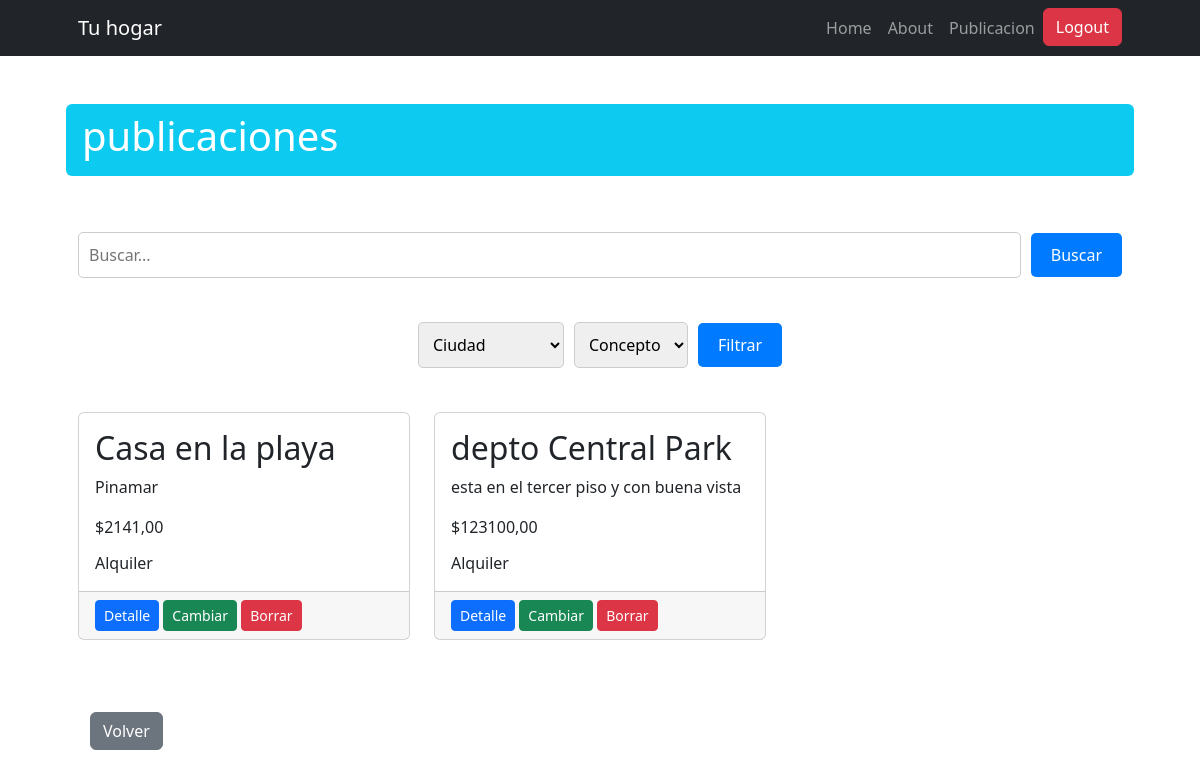
The app's page /publicacion/list/ (signed in) with its own data.
### publicacion/models.py (models this page shows, shortened)
class Ciudad(models.Model):
    ciudad = models.CharField(max_length=200)
    pais = models.ForeignKey(Pais, on_delete=models.SET_NULL, null=True, blank=True, related_name='ciudades')
    def __str__(self) -> str:
        return self.ciudad
    class Meta:
        verbose_name = "Ciudad"
        verbose_name_plural = "Ciudades"

class Concepto(models.Model):
    concepto = models.CharField(max_length=200)
    def __str__(self) -> str:
        return self.concepto
    class Meta:
        verbose_name = "Concepto"
        verbose_name_plural = "Conceptos"

class Publicacion(models.Model):
    nombre = models.CharField(max_length=200)
    precio = models.DecimalField(max_digits=15, decimal_places=2)
    descripcion = models.CharField(max_length=600)
    ciudad = models.ForeignKey(Ciudad, on_delete=models.SET_NULL, null=True, blank=True)
    concepto = models.ForeignKey(Concepto, on_delete=models.SET_NULL, null=True, blank=True)
    class Meta:
        verbose_name = "Publicación"
        verbose_name_plural = "Publicaciones"

### publicacion/views.py (the view)
# urls.py: path("list/", views.PublicacionList.as_view(), name="publicacion_list"),
class PublicacionList(ListView):
    model = models.Publicacion
    def get_queryset(self):
        queryset = super().get_queryset()
        consulta = self.request.GET.get("consulta")
        if consulta:
            queryset = queryset.filter(nombre__icontains=consulta)
        self.filter_form = PublicacionFilterForm(self.request.GET)
        if self.filter_form.is_valid():
            if self.filter_form.cleaned_data.get('pais'):
                queryset = queryset.filter(ciudad__pais=self.filter_form.cleaned_data['pais'])
            if self.filter_form.cleaned_data.get('ciudad'):
                queryset = queryset.filter(ciudad=self.filter_form.cleaned_data['ciudad'])
            if self.filter_form.cleaned_data.get('concepto'):
                queryset = queryset.filter(concepto=self.filter_form.cleaned_data['concepto'])
        return queryset
    def get_context_data(self, **kwargs):
        context = super().get_context_data(**kwargs)
        context['filter_form'] = self.filter_form
        return context

### publicacion/forms.py
class PublicacionFilterForm(forms.Form):
    ciudad = forms.ModelChoiceField(
        queryset=Ciudad.objects.all(),
        required=False,
        label='Ciudad',
        widget=forms.Select(attrs={'placeholder': 'Ciudad'})
    )
    concepto = forms.ModelChoiceField(
        queryset=Concepto.objects.all(),
        required=False,
        label='Concepto',
        widget=forms.Select(attrs={'placeholder': 'Concepto'})
    )
    def __init__(self, *args, **kwargs):
        super(PublicacionFilterForm, self).__init__(*args, **kwargs)
        self.fields['ciudad'].empty_label = "Ciudad"
        self.fields['concepto'].empty_label = "Concepto"

### publicacion/templates/publicacion/publicacion_list.html (shortened to what this page needs)
{% extends 'core/base.html' %}
{% block titulo %}
    publicaciones
{% endblock titulo %}
{% block contenido %}
    <div  >
        <form action="{% url 'publicacion:publicacion_list' %}" method="get" class="form-busqueda">
            <input type="text" name="consulta" placeholder="Buscar..." class="input-busqueda">
            <button type="submit" class="btn-filtrar">Buscar</button>
        </form>
    </div>
    <div class="filter-container py-lg-4">
        <form method="get" class="form-filtro">
            {{ filter_form.ciudad }}
            {{ filter_form.concepto }}
            <button type="submit" class="btn-filtrar">Filtrar</button>
        </form>
    </div>
    <div class="row row-cols-1 row-cols-md-2">
        {% for publicacion in object_list %}
            <div class="col-md-4 mb-5">
                <div class="card h-100">
                    <div class="card-body">
                        <h2 class="card-title">{{ publicacion.nombre }}</h2>
                        <p class="card-text">{{ publicacion.descripcion }}</p>
                        <p class="card-text">${{ publicacion.precio }}</p>
                        <p class="card-subtitle col-10 "> {{ publicacion.concepto }}</p>
                    </div>
                    <div class="card-footer">
                        <a class="btn btn-primary btn-sm" href="{% url 'publicacion:publicacion_detail' publicacion.id %}">Detalle</a>
                        <a class="btn btn-success btn-sm" href="{% url 'publicacion:publicacion_update' publicacion.id %}">Cambiar</a>
                        <a class="btn btn-danger  btn-sm" href="{% url 'publicacion:publicacion_delete' publicacion.id %}">Borrar</a>
                    </div>
                </div>
            </div>
        {% endfor %}
    </div>
    <div class="container py-lg-4">
        <a class="btn btn-secondary" href="{% url 'publicacion:home' %}">Volver</a>
    </div>
{% endblock contenido %}

### publicacion/templates/publicacion/publicacion_list.html (style rules this page uses)
.form-busqueda { display: flex; align-items: center; justify-content: center; margin-bottom: 20px; }
.input-busqueda { padding: 10px; border: 1px solid #ccc; border-radius: 5px; flex: 1; margin-right: 10px; }
.btn-filtrar { padding: 10px 20px; border: none; border-radius: 5px; background-color: #007bff; color: white; cursor: pointer; }
.filter-container { display: flex; justify-content: center; margin-bottom: 20px; }
.form-filtro { display: flex; align-items: center; gap: 10px; }
.form-filtro select { padding: 10px; border: 1px solid #ccc; border-radius: 5px; }

### records on screen
Ciudad: ciudad "Ciudad"
Concepto: concepto "Concepto"
Publicacion: nombre "Casa en la playa", descripcion "Pinamar", precio "2141,00", concepto "Alquiler"
Publicacion: nombre "depto Central Park", descripcion "esta en el tercer piso y con buena vista", precio "123100,00", concepto "Alquiler"
